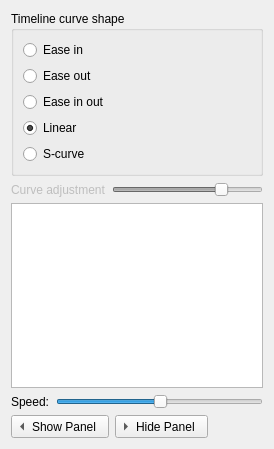
<?xml version="1.0" encoding="UTF-8"?>
<ui version="4.0">
 <class>Form</class>
 <widget class="QWidget" name="Form">
  <property name="geometry">
   <rect>
    <x>0</x>
    <y>0</y>
    <width>274</width>
    <height>449</height>
   </rect>
  </property>
  <property name="windowTitle">
   <string>Timeline Demo</string>
  </property>
  <layout class="QVBoxLayout" name="verticalLayout_2">
   <item>
    <widget class="QGroupBox" name="groupBox">
     <property name="title">
      <string>Timeline curve shape</string>
     </property>
     <property name="flat">
      <bool>true</bool>
     </property>
     <layout class="QVBoxLayout" name="verticalLayout">
      <item>
       <widget class="QRadioButton" name="easeInButton">
        <property name="text">
         <string>Ease in</string>
        </property>
       </widget>
      </item>
      <item>
       <widget class="QRadioButton" name="easeOutButton">
        <property name="text">
         <string>Ease out</string>
        </property>
       </widget>
      </item>
      <item>
       <widget class="QRadioButton" name="easeInOutButton">
        <property name="text">
         <string>Ease in out</string>
        </property>
       </widget>
      </item>
      <item>
       <widget class="QRadioButton" name="linearButton">
        <property name="text">
         <string>Linear</string>
        </property>
        <property name="checked">
         <bool>true</bool>
        </property>
       </widget>
      </item>
      <item>
       <widget class="QRadioButton" name="sCurveButton">
        <property name="text">
         <string>S-curve</string>
        </property>
       </widget>
      </item>
     </layout>
    </widget>
   </item>
   <item>
    <layout class="QHBoxLayout" name="horizontalLayout_4">
     <item>
      <widget class="QLabel" name="curveLabel">
       <property name="enabled">
        <bool>false</bool>
       </property>
       <property name="text">
        <string>Curve adjustment</string>
       </property>
      </widget>
     </item>
     <item>
      <widget class="QSlider" name="curveSlider">
       <property name="enabled">
        <bool>false</bool>
       </property>
       <property name="minimum">
        <number>2</number>
       </property>
       <property name="maximum">
        <number>6</number>
       </property>
       <property name="value">
        <number>5</number>
       </property>
       <property name="orientation">
        <enum>Qt::Horizontal</enum>
       </property>
      </widget>
     </item>
    </layout>
   </item>
   <item>
    <widget class="QFrame" name="frame">
     <layout class="QHBoxLayout" name="horizontalLayout">
      <property name="margin">
       <number>0</number>
      </property>
      <item>
       <widget class="QGraphicsView" name="graphicsView">
        <property name="verticalScrollBarPolicy">
         <enum>Qt::ScrollBarAlwaysOff</enum>
        </property>
        <property name="horizontalScrollBarPolicy">
         <enum>Qt::ScrollBarAlwaysOff</enum>
        </property>
       </widget>
      </item>
     </layout>
    </widget>
   </item>
   <item>
    <layout class="QHBoxLayout" name="horizontalLayout_2">
     <item>
      <widget class="QLabel" name="label_2">
       <property name="text">
        <string>Speed:</string>
       </property>
      </widget>
     </item>
     <item>
      <widget class="QSlider" name="speedSlider">
       <property name="value">
        <number>50</number>
       </property>
       <property name="orientation">
        <enum>Qt::Horizontal</enum>
       </property>
      </widget>
     </item>
    </layout>
   </item>
   <item>
    <layout class="QHBoxLayout" name="horizontalLayout_3">
     <item>
      <widget class="QToolButton" name="showButton">
       <property name="text">
        <string>Show Panel</string>
       </property>
       <property name="toolButtonStyle">
        <enum>Qt::ToolButtonTextBesideIcon</enum>
       </property>
       <property name="arrowType">
        <enum>Qt::LeftArrow</enum>
       </property>
      </widget>
     </item>
     <item>
      <widget class="QToolButton" name="hideButton">
       <property name="text">
        <string>Hide Panel</string>
       </property>
       <property name="toolButtonStyle">
        <enum>Qt::ToolButtonTextBesideIcon</enum>
       </property>
       <property name="arrowType">
        <enum>Qt::RightArrow</enum>
       </property>
      </widget>
     </item>
     <item>
      <spacer name="horizontalSpacer">
       <property name="orientation">
        <enum>Qt::Horizontal</enum>
       </property>
       <property name="sizeHint" stdset="0">
        <size>
         <width>40</width>
         <height>20</height>
        </size>
       </property>
      </spacer>
     </item>
    </layout>
   </item>
  </layout>
 </widget>
 <resources/>
 <connections/>
</ui>
